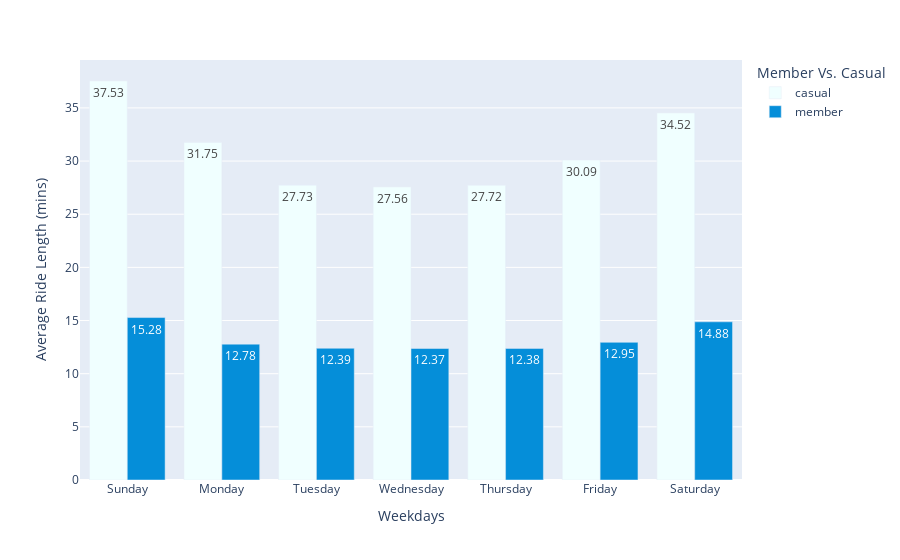

Notebook cell for this chart:
### Code cell
# Plotting..
px.bar(figure5, x = 'day_of_week', y = 'ride_length',
        color = 'member_casual',
        barmode='group',
        text = 'ride_length', 
        labels = {'ride_length': 'Average Ride Length (mins)', 'member_casual': 'Member Vs. Casual', 'day_of_week': 'Weekdays'},
        hover_name = 'member_casual', hover_data = {'member_casual': False, 'ride_length': True}, 
        color_discrete_map = {'casual': '#F0FFFF', 'member': '#058ED9'})

### Figure 1 — Plotly figure (JSON) as saved in the notebook; plotly's stock layout.template omitted (floating-point values rounded to 4 significant figures)
{"data": [{"alignmentgroup": "True", "customdata": [["casual"], ["casual"], ["casual"], ["casual"], ["casual"], ["casual"], ["casual"]], "hovertemplate": "<b>%{hovertext}</b><br><br>Weekdays=%{x}<br>Average Ride Length (mins)=%{text}<extra></extra>", "hovertext": ["casual", "casual", "casual", "casual", "casual", "casual", "casual"], "legendgroup": "casual", "marker": {"color": "#F0FFFF", "pattern": {"shape": ""}}, "name": "casual", "offsetgroup": "casual", "orientation": "v", "showlegend": true, "text": [37.53, 31.75, 27.73, 27.56, 27.72, 30.09, 34.52], "textposition": "auto", "type": "bar", "x": ["Sunday", "Monday", "Tuesday", "Wednesday", "Thursday", "Friday", "Saturday"], "xaxis": "x", "y": [37.53, 31.75, 27.73, 27.56, 27.72, 30.09, 34.52], "yaxis": "y"}, {"alignmentgroup": "True", "customdata": [["member"], ["member"], ["member"], ["member"], ["member"], ["member"], ["member"]], "hovertemplate": "<b>%{hovertext}</b><br><br>Weekdays=%{x}<br>Average Ride Length (mins)=%{text}<extra></extra>", "hovertext": ["member", "member", "member", "member", "member", "member", "member"], "legendgroup": "member", "marker": {"color": "#058ED9", "pattern": {"shape": ""}}, "name": "member", "offsetgroup": "member", "orientation": "v", "showlegend": true, "text": [15.28, 12.78, 12.39, 12.37, 12.38, 12.95, 14.88], "textposition": "auto", "type": "bar", "x": ["Sunday", "Monday", "Tuesday", "Wednesday", "Thursday", "Friday", "Saturday"], "xaxis": "x", "y": [15.28, 12.78, 12.39, 12.37, 12.38, 12.95, 14.88], "yaxis": "y"}], "layout": {"barmode": "group", "legend": {"title": {"text": "Member Vs. Casual"}, "tracegroupgap": 0}, "margin": {"t": 60}, "xaxis": {"anchor": "y", "domain": [0.0, 1.0], "title": {"text": "Weekdays"}}, "yaxis": {"anchor": "x", "domain": [0.0, 1.0], "title": {"text": "Average Ride Length (mins)"}}}}
